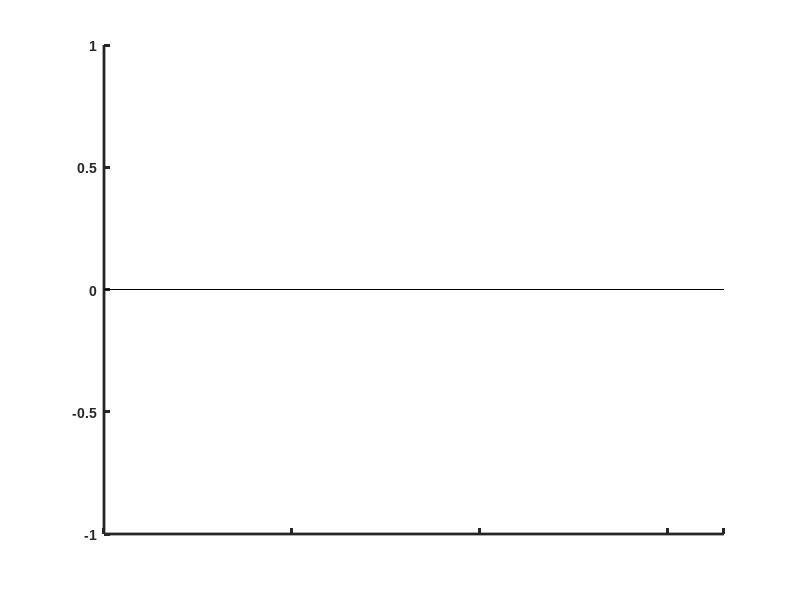

This figure's MATLAB source:
%**** General formats

axis ('normal');

set(gca,'LineWidth',2.0);
H1=get(gca,'Children');
set(H1,'LineWidth',2.0);
set(gca,'FontSize',10,'FontName','Arial', 'FontWeight','bold');

set(gca,'XLim',[0 165])
set(gca,'XTick',[0 50 100 150 165]')
set(gca,'XTickLabel',[ ]');

grid off;

%**** Add zero reference line

         x=[0;165];
         y=[0;0];
         H=line(x,y);
 	 set(H,'LineWidth',0.5,'LineStyle','-','Color','k');        
